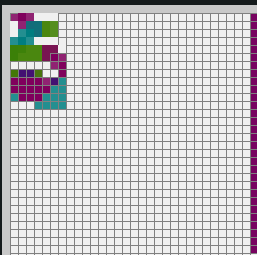

Here is the Python script that generated this plot:
from itertools import product
from functools import lru_cache
from random import shuffle, choice

import pickle

patterns = [  # TL, BL, TR, BR (1, 2, 3, 4),
(1, 1, 1, 1), (1, 1, 0, 0), (0, 0, 1, 1), (1, 0, 0, 0),
(0, 1, 0, 0), (0, 0, 1, 0), (0, 0, 0, 1), (0, 0, 0, 0), 
(2, 0, 0, 0), (0, 2, 0, 0), (0, 0, 2, 0), (0, 0, 0, 2),
]
C = {0: color(100), 1: color(0, 100, 0), 2: color(0, 0, 100)}

SPACING, MARGIN = 0.5, 8
M_SIZE = 16
CORNER_POS = list(product((1, -1), repeat=2))

modules = {}

debug = {}

def setup():
    size(516, 516)
    rect_mode(CENTER)
    text_align(CENTER, CENTER)
    
    with open('out2x2.k', 'rb') as f:
        patterns = pickle.load(f)
    
    positions = product(range(30), repeat=2) 
    for pos in positions:
            ptts = list(patterns) #[:]#; shuffle(ptts)
            m = Module(pos, ptts)
            modules[pos] = m
            
def draw():
    global change
    change = False
    background(200)
    for k, v in modules.items():
        v.plot()
        v.update_nbs()
    if not change:
        collapse_random()


class Module:
    def __init__(self, pos, vals):
        self.pos = pos
        self.vals = vals
        self.x = M_SIZE + self.pos[0] * M_SIZE * 2 * SPACING + MARGIN
        self.y = M_SIZE + self.pos[1] * M_SIZE * 2 * SPACING + MARGIN
                
    def plot(self):
        stroke(128)
        push()
        if len(self.vals) == 1:
            no_stroke()
        for k, v in enumerate(self.vals):
            pattern = list(v)
            for i, j in CORNER_POS:
                xo, yo =  i * M_SIZE / 2, j * M_SIZE / 2 
                v = pattern.pop()
                #fill(C[v], 255 - k * 32)
                fill(v)
                square(self.x + xo, self.y + yo, M_SIZE)
        pop()
        
    def update_nbs(self):
        for ni, nj in NBS_UDLR:
            si, sj = self.pos
            nb = modules.get((si + ni, sj + nj))
            if nb and len(nb.vals) > 1:
                self.trim_nb(nb, ni, nj)
                
    def trim_nb(self, nb, ni, nj):
        global change
        for nv in reversed(nb.vals):
            if not match(tuple(self.vals), nv, ni, nj):
                nb.vals.remove(nv)
                change = True
               
@lru_cache               
def match(svals, nv, ni, nj):
#     match = False 
#     for sv in svals:
#         if NBS_CHECK[(ni, nj)](sv, nv):
#             match = True
#             break
#     return match
    return any(map(lambda sv: NBS_CHECK[(ni, nj)](sv, nv), svals))

                     
TL, BL, TR, BR =  0, 1, 2, 3 # (-1,-1),(1,-1),(1,-1),(1,1)

NBS_UDLR = ((0, -1), (0, 1), (-1, 0), (1, 0))

NBS_CHECK = {
( 0, -1): (lambda s, o: s[TL] == o[BL] and s[TR] == o[BR]),
( 0,  1): (lambda s, o: s[BL] == o[TL] and s[BR] == o[TR]),
(-1,  0): (lambda s, o: s[TL] == o[TR] and s[BL] == o[BR]),
( 1,  0): (lambda s, o: s[TR] == o[TL] and s[BR] == o[BL]),
}

        
def key_pressed():
    if key == 'r':
        for m in modules.values():
            shuffle(m.vals)
    if key == 'q':
        collapse_random()

def collapse_random():
        uncollapsed = sorted((m for m in modules.values() if len(m.vals) > 1),
                             key=lambda m:len(m.vals))
                             
        if uncollapsed:
            m = uncollapsed[0]
            m.vals[:] = [choice(m.vals)]
       # shuffle(modules[(5, 5)].vals) #[:] = [(0, 0, 0, 0)]
#         modules[(5, 5)].update_nbs()

        
        
